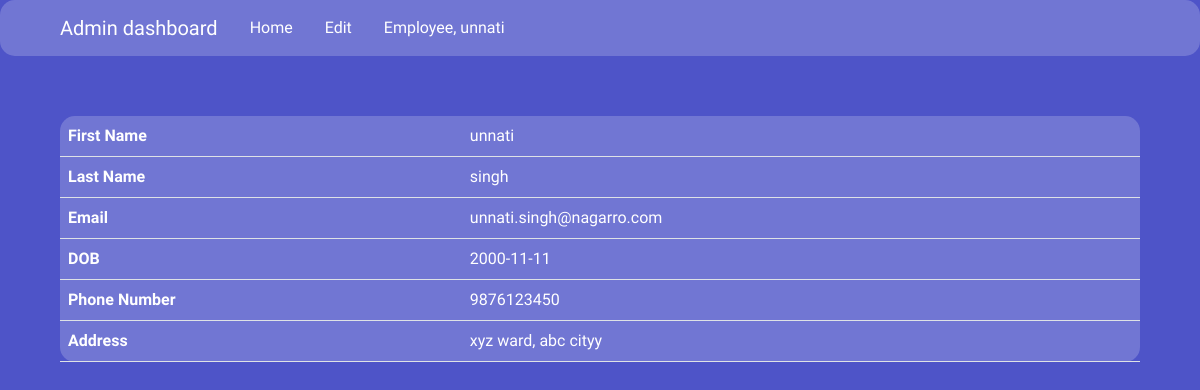
The app's page /detail/unnati.singh@nagarro.com (signed in) with its own data.
### app/models.py (models this page shows, shortened)
class Employee(db.Model,UserMixin):
    id=db.Column(db.Integer,primary_key=True)
    first_name=db.Column("first_name",db.String(100),nullable=False)
    last_name=db.Column("last_name",db.String(100),nullable=False)
    email=db.Column("email",db.String(100),nullable=False,unique=True)
    password_hash=db.Column("password",db.String(100),nullable=False)
    dob=db.Column("dob",db.String(100),nullable=False)
    address=db.Column("address",db.String(100),nullable=False)
    phone_number=db.Column("phone_number",db.String(100),nullable=False)
    @property
    def password(self):
        return self.password
    @password.setter
    def password(self,plain_text_password):
        self.password_hash = bcrypt.generate_password_hash(plain_text_password).decode('utf-8')

### app/admin/admin.py (the view)
@admin.route("/detail/<employee>",methods=['POST','GET'])
@login_required
def detail(employee):
    employee_details=Employee.query.filter_by(email=employee).first()
    return render_template("admin/detail.html",employee_details=employee_details)

### app/models.py (called while the page is built)
@login_manager.user_loader
def load_user(user_id):
    return Employee.query.get(int(user_id))

### app/admin/templates/admin/detail.html (shortened to what this page needs)
{% extends 'base.html' %}
{% block content %}
<nav class="navbar navbar-expand-md navbar-dark blurred-box">
    <a class="navbar-brand" href="#">Admin dashboard</a>
    <ul class="nav">
      <li class="nav-item">
        <a class="nav-link colorwhite" href="{{ url_for('<admin>.Admin')}}">Home</a>
      </li>
      <li class="nav-item">
        <a class="nav-link colorwhite" href=detail_update/{{employee_details.email}}>Edit</a>
      </li>
    </ul>
    <ul class="nav justify-content-end">
      <li class="nav-item">
        <a class="nav-link colorwhite">Employee,  {{ employee_details.first_name }} </a>
    </li>
    </ul>
  </nav>
<div class="margin5 ">
    <div class=" blurred-box">
<table class="table colorwhite ">
    <tbody>
      <tr>
        <th scope="row">First Name</th>
        <td> {{ employee_details.first_name }}</td>
      </tr>
      <tr>
        <th scope="row">Last Name</th>
        <td> {{ employee_details.last_name }}</td>
      </tr>
      <tr>
        <th scope="row">Email</th>
        <td> {{ employee_details.email }}</td>
      </tr>
      <tr>
        <th scope="row">DOB</th>
        <td> {{ employee_details.dob }}</td>
      </tr>
      <tr>
        <th scope="row">Phone Number</th>
        <td> {{ employee_details.phone_number }}</td>
      </tr>
      <tr>
        <th scope="row">Address</th>
        <td> {{ employee_details.address }}</td>
      </tr>
    </tbody>
  </table>
    </div>
  </div>
{% endblock %}

### app/static/styles/register/background.css (style rules this page uses)
* { margin: 0px; padding: 0px; }
body { font-family: 'Exo', sans-serif; color: #fff; }
nav { padding-left: 5%; padding-right: 5%; }
.colorwhite { color: #fff; }
.blurred-box { background: rgba(255, 255, 255, 0.2); border-radius: 15px; }
.margin5 { padding:5%; }
.area { background: #4e54c8; background: -webkit-linear-gradient(to left, #8f94fb, #4e54c8); width: 100%; height:100vh; }

### records on screen
Employee: first_name "unnati", last_name "singh", email "unnati.singh@nagarro.com", dob "2000-11-11", phone_number "9876123450", address "xyz ward, abc cityy"
